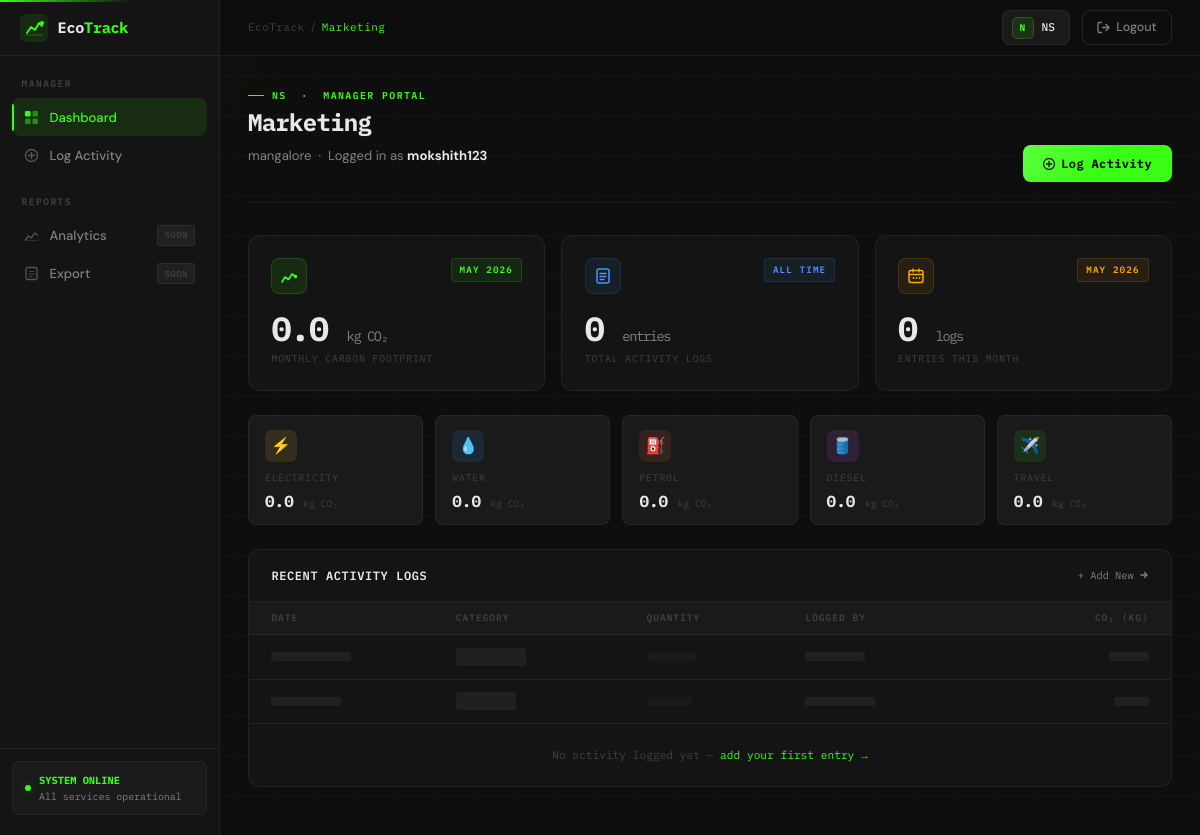
The app's page /manager/dashboard/ (signed in), older data.
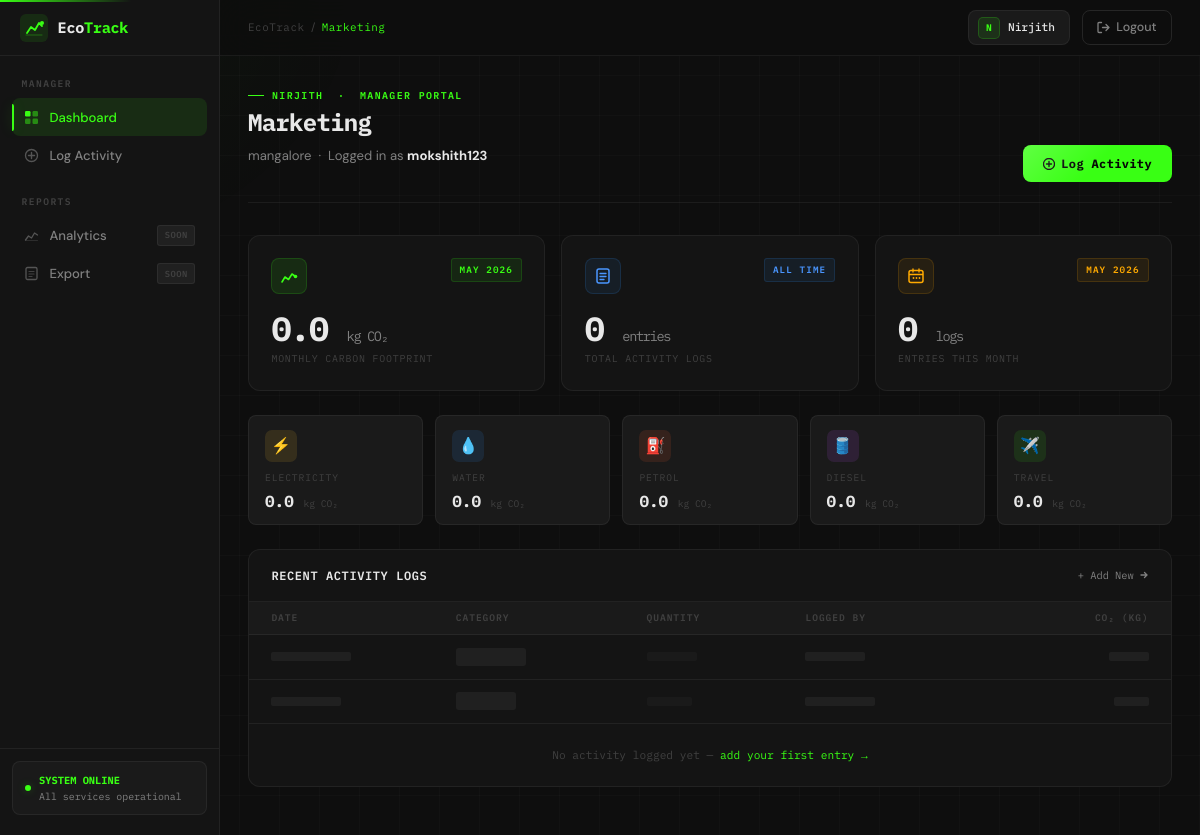
The same page, newer data.
### core/models.py (models this page shows, shortened)
class Organization(models.Model):
    name = models.CharField(max_length=255)
    industry = models.CharField(max_length=100)
    description = models.TextField(blank=True, null=True)
    country = models.CharField(max_length=100, blank=True, null=True)
    created_at = models.DateTimeField(auto_now_add=True)

### core/views.py (the view)
# urls.py: path('manager/dashboard/',    views.manager_dashboard, name='manager_dashboard'),
@login_required
def manager_dashboard(request):
    dept = Department.objects.filter(managed_by=request.user).first()
    if not dept:
        return redirect('dashboard')
    org_name = dept.organization.name if dept.organization else "EcoTrack"
    all_logs = ActivityLog.objects.filter(department=dept)
    now               = timezone.now()
    monthly_logs      = all_logs.filter(
        activity_date__year  = now.year,
        activity_date__month = now.month,
    )
    monthly_emissions = monthly_logs.aggregate(
        total=Sum('emissions_amount')
    )['total'] or 0.0
    categories = ['Electricity', 'Water', 'Petrol', 'Diesel', 'Travel']
    category_totals = {}
    for cat in categories:
        cat_total = monthly_logs.filter(category=cat).aggregate(
            total=Sum('emissions_amount')
        )['total'] or 0.0
        category_totals[cat] = round(cat_total, 2)
    recent_logs = all_logs[:10]
    return render(request, 'manager/dashboard.html', {
        'dept':              dept,
        'org_name':          org_name,
        'manager_name':      request.user.username,
        'monthly_emissions': round(monthly_emissions, 2),
        'log_count':         all_logs.count(),
        'monthly_count':     monthly_logs.count(),
        'category_totals':   category_totals,
        'recent_logs':       recent_logs,
        'current_month':     now.strftime('%B %Y'),
    })

### core/templates/manager/dashboard.html (shortened to what the changed rows need)
﻿{% extends 'manager/base_manager.html' %}
{% block content %}
<div class="page-header anim-fade-up">
    <div>
        <div class="page-eyebrow">{{ org_name }} &nbsp;·&nbsp; Manager Portal</div>
        <h1 class="page-title">{{ dept.name }}</h1>
        <p class="page-subtitle">
            {{ dept.location }} &nbsp;·&nbsp; Logged in as
            <strong style="color:var(--text);">{{ manager_name }}</strong>
        </p>
    </div>
</div>
<div class="admin-card anim-fade-up anim-delay-3">
    <table class="act-table">
        <thead>
            <tr>
                <th class="act-th">Date</th>
                <th class="act-th">Category</th>
                <th class="act-th">Quantity</th>
                <th class="act-th">Logged By</th>
                <th class="act-th" style="text-align:right;padding-right:1.4rem;">CO₂ (kg)</th>
            </tr>
        </thead>
    </table>
</div>
{% endblock %}

### core/templates/manager/base_manager.html (shortened to what this page needs)
﻿<!DOCTYPE html>
<html lang="en">
<head>
    <link href="https://cdn.jsdelivr.net/npm/bootstrap@5.3.3/dist/css/bootstrap.min.css"
          rel="stylesheet"
 />
</head>
<body>
    <aside class="sidebar" id="sidebar">
        <a href="{% url 'manager_dashboard' %}" class="sidebar-brand">
            <div class="brand-mark">
            </div>
            <span class="brand-text">Eco<span>Track</span></span>
        </a>
        <nav class="sidebar-nav">
            <div class="nav-section">Manager</div>
            <a href="{% url 'manager_dashboard' %}"
               class="nav-link-item {% block nav_dashboard %}{% endblock %}">
                Dashboard
            </a>
            <a href="{% url 'add_activity' %}"
               class="nav-link-item {% block nav_add_activity %}{% endblock %}">
                <svg width="15" height="15" viewBox="0 0 15 15" fill="none">
                    <circle cx="7.5" cy="7.5" r="6" stroke="currentColor" stroke-width="1.3" fill="none" />
                    <path d="M7.5 4.5v6M4.5 7.5h6"
                          stroke="currentColor" stroke-width="1.4" stroke-linecap="round" />
                </svg>
                Log Activity
            </a>
            <div class="nav-section">Reports</div>
            <a href="#" class="nav-link-item">
                <svg width="15" height="15" viewBox="0 0 15 15" fill="none">
                    <path d="M1.5 12 L4.5 8 L7.5 10 L10.5 5 L13.5 7"
                          stroke="currentColor" stroke-width="1.3"
                          stroke-linecap="round" stroke-linejoin="round" fill="none" />
                    <path d="M1.5 12.5 h12" stroke="currentColor" stroke-width="1" stroke-linecap="round" opacity=".4" />
                </svg>
                Analytics
                <span class="nav-badge">SOON</span>
            </a>
            <a href="#" class="nav-link-item">
                <svg width="15" height="15" viewBox="0 0 15 15" fill="none">
                    <rect x="2" y="1.5" width="11" height="12" rx="1.5"
                          stroke="currentColor" stroke-width="1.3" fill="none" />
                    <path d="M5 5.5h5M5 8h5M5 10.5h3"
                          stroke="currentColor" stroke-width="1.2" stroke-linecap="round" opacity=".7" />
                </svg>
                Export
                <span class="nav-badge">SOON</span>
            </a>
        </nav>
        <div class="sidebar-bottom">
            <div class="system-status">
                <span class="status-dot"></span>
                <div class="status-text">
                    <strong>SYSTEM ONLINE</strong>
                    All services operational
                </div>
            </div>
        </div>
    </aside>
    <header class="topbar">
        <div class="topbar-left">
            <div class="breadcrumb-nav">
                <span class="breadcrumb-root">EcoTrack</span>
                <span class="breadcrumb-sep">/</span>
                <span class="breadcrumb-current">{% block breadcrumb %}Dashboard{% endblock %}</span>
            </div>
        </div>
        <div class="topbar-right">
            <div class="org-chip">
                <div class="org-avatar">{{ org_name|slice:":1"|upper }}</div>
                <span class="org-name">{{ org_name }}</span>
            </div>
            <a href="{% url 'logout' %}" class="btn-logout">
                <svg width="13" height="13" viewBox="0 0 13 13" fill="none">
                    <path d="M4.5 1.5H2a1 1 0 00-1 1v8a1 1 0 001 1h2.5M9 9.5l3-3-3-3M12 6.5H5.5"
                          stroke="currentColor" stroke-width="1.3"
                          stroke-linecap="round" stroke-linejoin="round" />
                </svg>
                Logout
            </a>
        </div>
    </header>
    <div class="admin-main">
        <div class="content-area">
            {% block content %}{% endblock %}
        </div>
    </div>
</body>
</html>

Row changes from the older to the newer data that the page shows:
changed Organization: name "NS" → "Nirjith"; name "NS" → "NIRJITH"
